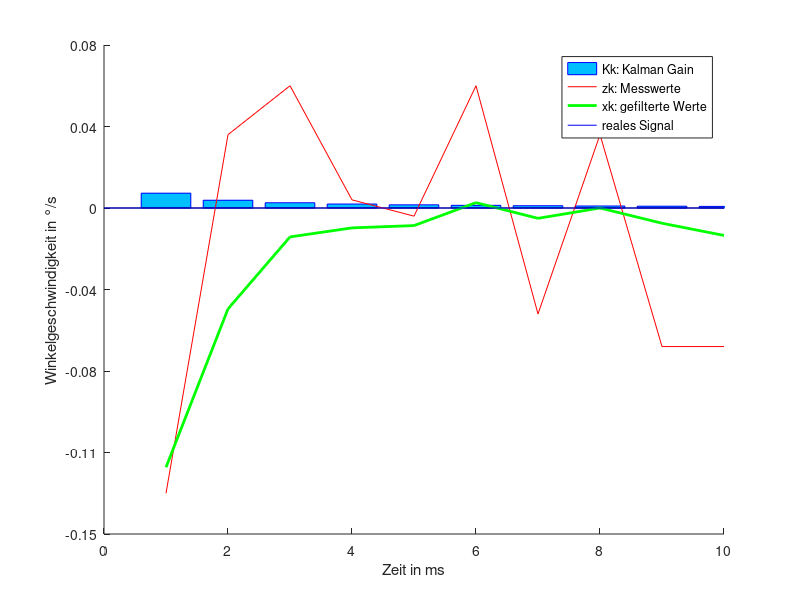

MATLAB code for this plot:
clf('reset');
disp('-------------------------------------------------------------');
disp('Kalman Filter Beispiel (diskreter Kalman Filter)');
disp('Messwerte eines Gyroskopes auf der X-Achse in 131LSB/°/s');

% 10 Messwerte der X-Achse des Gyroskopes in Ruhe
gyroX = [-217;-195;-192;-199;-200;-192;-206;-195;-208;-208];

% Anzahl der Messwerte
gyroXarrSize = size(gyroX,1);

% Median der Messwerte
gyroXmedian = median(gyroX);

% Temperaturbias (Drift) berechnen:
% >> Median ueber alle Werte bei Ruhelage
% >> Subtraktion auf die Messwerte anwenden
gyroXbias = 0; %Feld zuruecksetzen
for j = 1:gyroXarrSize
    % Median zur Korrektur des Temperaturdriftes subtrahieren:
    gyroXbias(j) = gyroX(j)-gyroXmedian;
end

% Varianz der Messergebnisse
% (0.1 einsetzen fuer ein anschauliches Beispiel
% zur Anpassung des Kalman Gain und der Fehlerkovarianz)
% (var(gyroXbias) fuer ein anschauliches Beispiel
% zur Exaktheit des Kalman Filters)
gyroXbiasVarianz = 0.1;


%%%%%%%%%%%%%%%%%%%%%%%%%%%%%%%%%%%%%%%%%%%%%%%%%%%%%%%%%%%%%%%%%%%%%%%%%
%Anwendung der Filteriterationen%
%%%%%%%%%%%%%%%%%%%%%%%%%%%%%%%%%%%%%%%%%%%%%%%%%%%%%%%%%%%%%%%%%%%%%%%%%

% Varianz der Messergebnisse wird durch R dargestellt
R = gyroXbiasVarianz;

% Einheitsmatrix, hier numerisch, deshalb = 1
I=1;

% Initiale Vorbelegung
filterVals = 0; % Zuruecksetzen des Filterarrays
kalmanVals = 0; % Zuruecksetzen des Kalman Gain Arrays
xkSub1 = 0;
xk = xkSub1; % Vorheriger Messwert unbekannt, deshalb 0

% Fehlerkovarianz am Anfang 1 und nicht 0,
% da normalerweise immer ein Messrauschen vorhanden ist
PkSub1 = 1;
Pk = PkSub1;

% Iteration 1: Erste Schaetzung
zk = gyroXbias(1);
Kk = Pk/(Pk+R);
kalmanVals(1) = Kk;
xk = xk + Kk*(zk-xk);
filterVals(1) = xk;
Pk = (I-Kk)*Pk;

%Iteration 2 bis gyroXarrSize
for j = 2:1:gyroXarrSize
    
    %Vorhersage
    zk = gyroXbias(j); %Aktuelle Messung
    xk = filterVals(j-1); %xk = xk-1;
    
    % Korrektur
    Kk = Pk/(Pk+R);
    kalmanVals(j) = Kk;
    xk = xk + Kk*(zk-xk);
    filterVals(j) = xk;
    Pk = (I-Kk)*Pk;
end

% -=-=-=-=-=-=-=-=-=-=-=-=-=-=-=-=-=-=-=-=-=-=-=-=-=-=-=-=-=-=-=-=-=-=-=-=-=-=-=-=-=-=-=-=-=-=-=-=-=

% Graph plotten
hold on;
bar(kalmanVals, 'DisplayName', 'Kk: Kalman Gain','LineStyle', '-','FaceColor', [0 .75 1], 'EdgeColor','b');
plot(gyroXbias,'-','DisplayName','zk: Messwerte','Color','red');
plot(filterVals,'Color','green','LineWidth',2,'DisplayName', 'xk: gefilterte Werte')
line([0,gyroXarrSize],[0,0],'Color','blue','DisplayName','reales Signal')

% Legende anzeigen
legend('show');

% Achsenbeschriftung
xlabel('Zeit in ms');
ylabel('Winkelgeschwindigkeit in °/s','LineWidth',2);

% Plot Raender entfernen
set(gca,'LooseInset',get(gca,'TightInset'))

% Skalierung Y-Achse anpassen
yticks = get(gca,'YTick');
set(gca,'yticklabel',round(yticks/131.*100)/100);

% Bereich X-Achse anpassen
xlim([0 gyroXarrSize]);